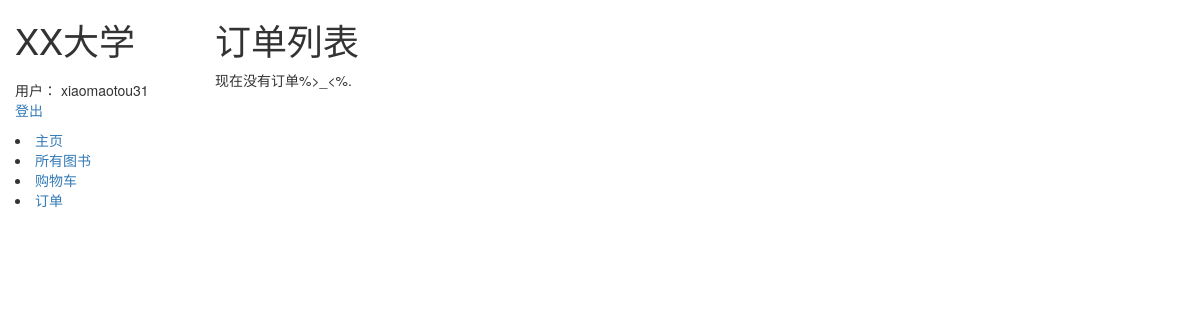
The app's page /catalog/orders/ (signed in), older data.
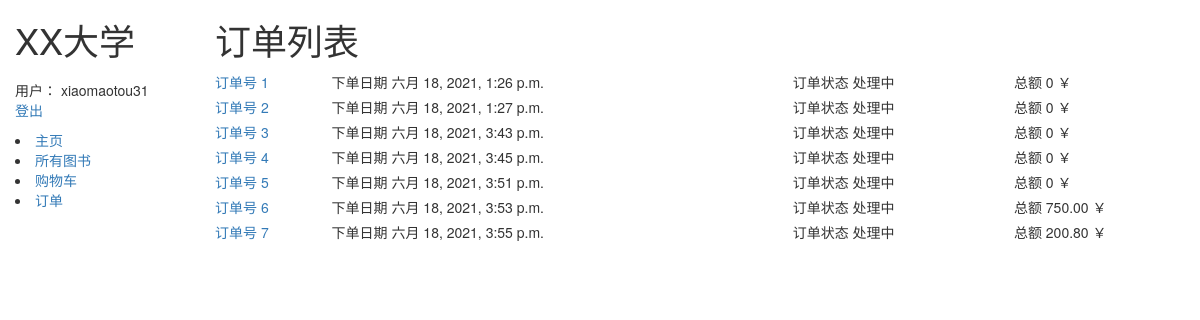
The same page, newer data.
### catalog/models.py (models this page shows, shortened)
class Order(models.Model):
    buyer_name = models.CharField(verbose_name="收货人", max_length=20)
    start_time = models.DateTimeField(verbose_name="下单时间", auto_now_add=True)
    change_time = models.DateTimeField(verbose_name="修改时间", auto_now=True)
    end_time = models.DateTimeField(verbose_name="完成时间", null=True, blank=True)
    buyer = models.ForeignKey(User, verbose_name="购买用户", on_delete=models.CASCADE)
    address = models.CharField(verbose_name="送货地址", max_length=200)
    buyer_phone = models.CharField(verbose_name="手机号", max_length=11)
    order_status_choice = (
        (0, "订单正在处理"),
        (1, "订单正在配送"),
        (2, "订单已完成"),
        (3, "订单已退回")
    )
    order_status = models.IntegerField(verbose_name="订单状态", validators=(MaxValueValidator(3), MinValueValidator(0)),
                                       choices=order_status_choice, default=0)
    def get_absolute_url(self):
        return reverse('order-detail', args=[str(self.id)])
    def get_total_cost(self):
        carts = CartItem.objects.filter(order_id=self.id)
        total_cost = Decimal(0.00)#models.DecimalField(max_digits=20000, decimal_places=2, default=0.00)
        for cart in carts:
            total_cost += cart.book_sum * cart.book.selling_price
        return total_cost
    class Meta:
        verbose_name = "订单"
        verbose_name_plural = "订单"

class CartItem(models.Model):
    user = models.ForeignKey(User, verbose_name="用户", on_delete=models.CASCADE)
    book = models.ForeignKey(Book, verbose_name="购买的图书", on_delete=models.CASCADE)
    book_sum = models.IntegerField(verbose_name="购买数量", validators=(MinValueValidator(0),), default=1)
    order = models.ForeignKey(Order, verbose_name="订单", on_delete=models.CASCADE, null=True)
    class Meta:
        verbose_name = "购买的图书"
        verbose_name_plural = "购买的图书"

class Book(models.Model):
    book_name = models.CharField(verbose_name="书名", max_length=20, help_text="Enter book name")
    isbn = models.CharField(verbose_name="ISBN号", max_length=13, help_text="请输入13位ISBN号")
    author = models.CharField(verbose_name="作者", max_length=20, help_text="请输入作者名")
    language = models.CharField(verbose_name="语言", max_length=20, help_text="请输入该书使用语言", default="中文")
    publishing_house = models.CharField(verbose_name="出版商", max_length=20, help_text="请输入出版商")
    publication_date = models.DateField(verbose_name="出版日期", help_text="请输入出版日期")
    summary = models.TextField(verbose_name="简介", max_length=1000, help_text="请输入介绍", null=True, blank=True)
    wholesale_price = models.DecimalField(verbose_name="进货价", max_digits=5, decimal_places=2, help_text="进货价")
    selling_price = models.DecimalField(verbose_name="销售价", max_digits=5, decimal_places=2, help_text="销售价")
    book_type = models.ManyToManyField(BookType)
    book_image = models.ImageField(verbose_name="缩略图", upload_to="book_image")
    sales_volume = models.IntegerField(verbose_name="销量", help_text="销量", default=0)
    def display_type(self):
        return ', '.join([genre.name for genre in self.book_type.all()[:3]])
    display_type.short_description = '类型'
    class Meta:
        verbose_name = "图书"
        verbose_name_plural = "图书"

### catalog/views.py (the view)
# urls.py: path('orders/', views.OrderListView.as_view(), name='orders'),
class OrderListView(LoginRequiredMixin, generic.ListView):
    model = Order
    paginate_by = 10
    def get_queryset(self):
        uid = self.request.session['_auth_user_id']
        return Order.objects.filter(buyer_id=uid).order_by('start_time')

### catalog/templates/catalog/order_list.html
{% extends "base_generic.html" %}
{% block content %}
    <h1>订单列表</h1>
    {% if order_list %}
    <table style=" width: 1000px; min-height: 25px; line-height: 25px; text-align: left; border-color:#b6ff00; border-collapse: collapse;" >
      {% for order in order_list %}
            <tr>
                <td><a href={{ order.get_absolute_url }}>订单号 {{ order.id }}</a></td>
                <td>下单日期 {{ order.start_time }}</td>
                {% if order.order_status == 0 %}
                    <td>订单状态 处理中</td>
                {% elif order.order_status == 1 %}
                    <td>订单状态 配送中</td>
                {% elif order.order_status == 2 %}
                    <td>订单状态 已完成</td>
                {% else %}
                    <td>订单状态 已退回</td>
                {% endif %}
                <td>总额 {{ order.get_total_cost }} ￥</td>
            </tr>
      {% endfor %}
    </table>
    {% else %}
      <p>现在没有订单%>_<%.</p>
    {% endif %}
{% endblock %}

### catalog/templates/base_generic.html (shortened to what this page needs)
<!DOCTYPE html>
<html>
<head>
    <link rel="stylesheet" href="https://maxcdn.bootstrapcdn.com/bootstrap/3.3.7/css/bootstrap.min.css">
    {% load static %}
    <link rel="stylesheet" href="{% static 'css/styles.css' %}">
</head>
<body>
<div class="container-fluid">
    <div class="row">
        <div class="col-sm-2">
            {% block sidebar %}
                <h1>XX大学</h1>
                <ul class="sidebar-nav">
                    {% if user.is_authenticated %}
                        <li>用户： {{ user.get_username }}</li>
                        <li><a href="{% url 'logout' %}?next={{ request.path }}">登出</a></li>
                    {% else %}
                        <li><a href="{% url 'login' %}?next={{ request.path }}">登入</a></li>
                    {% endif %}
                </ul>
                <li><a href="{% url 'index' %}">主页</a></li>
                <li><a href="{% url 'books' %}">所有图书</a></li>
                <li><a href="{% url 'cart' %}">购物车</a></li>
                <li><a href="{% url 'orders' %}">订单</a> </li>
            {% endblock %}
        </div>
        <div class="col-sm-10 ">
            {% block content %}{% endblock %}
        </div>
    </div>
</div>
</body>
</html>

### catalog/templates/css/styles.css (style rules this page uses)
.sidebar-nav { margin-top: 20px; padding: 0; list-style: none; }

Row changes from the older to the newer data that the page shows:
added Order: id "1", start_time "六月 18, 2021, 1:26 p.m.", order_status "订单状态 处理中", get_total_cost "0"
added Order: id "2", start_time "六月 18, 2021, 1:27 p.m.", order_status "订单状态 处理中", get_total_cost "0"
added Order: id "3", start_time "六月 18, 2021, 3:43 p.m.", order_status "订单状态 处理中", get_total_cost "0"
added Order: id "4", start_time "六月 18, 2021, 3:45 p.m.", order_status "订单状态 处理中", get_total_cost "0"
added Order: id "5", start_time "六月 18, 2021, 3:51 p.m.", order_status "订单状态 处理中", get_total_cost "0"
added Order: id "6", start_time "六月 18, 2021, 3:53 p.m.", order_status "订单状态 处理中", get_total_cost "750.00"
added Order: id "7", start_time "六月 18, 2021, 3:55 p.m.", order_status "订单状态 处理中", get_total_cost "200.80"
Text that changed along with them:
text no longer shown: "现在没有订单%>_<%."
